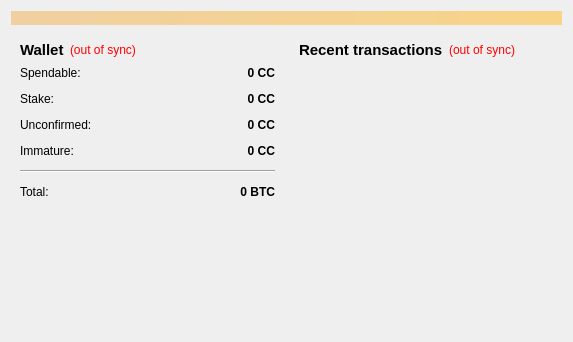
<?xml version="1.0" encoding="UTF-8"?>
<ui version="4.0">
 <class>OverviewPage</class>
 <widget class="QWidget" name="OverviewPage">
  <property name="geometry">
   <rect>
    <x>0</x>
    <y>0</y>
    <width>573</width>
    <height>342</height>
   </rect>
  </property>
  <property name="windowTitle">
   <string>Form</string>
  </property>
  <layout class="QVBoxLayout" name="topLayout">
   <item>
    <widget class="QLabel" name="labelAlerts">
     <property name="visible">
      <bool>false</bool>
     </property>
     <property name="styleSheet">
      <string notr="true">background-color: qlineargradient(x1: 0, y1: 0, x2: 1, y2: 0, stop:0 #F0D0A0, stop:1 #F8D488);  color:#000000
</string>
     </property>
     <property name="wordWrap">
      <bool>true</bool>
     </property>
     <property name="margin">
      <number>3</number>
     </property>
    </widget>
   </item>
   <item>
    <layout class="QHBoxLayout" name="horizontalLayout" stretch="1,1">
     <item>
      <layout class="QVBoxLayout" name="verticalLayout_2">
       <item>
        <widget class="QWidget" name="widget" native="true">
         <layout class="QVBoxLayout" name="verticalLayout_4">
          <item>
           <layout class="QHBoxLayout" name="horizontalLayout_4">
            <item>
             <widget class="QLabel" name="label_5">
              <property name="font">
               <font>
                <pointsize>11</pointsize>
                <weight>75</weight>
                <bold>true</bold>
               </font>
              </property>
              <property name="text">
               <string>Wallet</string>
              </property>
             </widget>
            </item>
            <item>
             <widget class="QLabel" name="labelWalletStatus">
              <property name="toolTip">
               <string>The displayed information may be out of date. Your wallet automatically synchronizes with the CM_CapitalName network after a connection is established, but this process has not completed yet.</string>
              </property>
              <property name="styleSheet">
               <string notr="true">QLabel { color: red; }</string>
              </property>
              <property name="text">
               <string notr="true">(out of sync)</string>
              </property>
              <property name="alignment">
               <set>Qt::AlignLeading|Qt::AlignLeft|Qt::AlignVCenter</set>
              </property>
             </widget>
            </item>
            <item>
             <spacer name="horizontalSpacer_2">
              <property name="orientation">
               <enum>Qt::Horizontal</enum>
              </property>
              <property name="sizeHint" stdset="0">
               <size>
                <width>40</width>
                <height>20</height>
               </size>
              </property>
             </spacer>
            </item>
           </layout>
          </item>
          <item>
           <layout class="QFormLayout" name="formLayout_2">
            <property name="fieldGrowthPolicy">
             <enum>QFormLayout::AllNonFixedFieldsGrow</enum>
            </property>
            <property name="horizontalSpacing">
             <number>12</number>
            </property>
            <property name="verticalSpacing">
             <number>12</number>
            </property>
            <item row="0" column="0">
             <widget class="QLabel" name="label">
              <property name="text">
               <string>Spendable:</string>
              </property>
             </widget>
            </item>
            <item row="0" column="1">
             <widget class="QLabel" name="labelBalance">
              <property name="font">
               <font>
                <weight>75</weight>
                <bold>true</bold>
               </font>
              </property>
              <property name="cursor">
               <cursorShape>IBeamCursor</cursorShape>
              </property>
              <property name="toolTip">
               <string>Your current spendable balance</string>
              </property>
              <property name="text">
               <string notr="true">0 CC</string>
              </property>
              <property name="alignment">
               <set>Qt::AlignRight|Qt::AlignTrailing|Qt::AlignVCenter</set>
              </property>
              <property name="textInteractionFlags">
               <set>Qt::LinksAccessibleByMouse|Qt::TextSelectableByKeyboard|Qt::TextSelectableByMouse</set>
              </property>
             </widget>
            </item>
            <item row="1" column="0">
             <widget class="QLabel" name="label_6">
              <property name="text">
               <string>Stake:</string>
              </property>
             </widget>
            </item>
            <item row="1" column="1">
             <widget class="QLabel" name="labelStake">
              <property name="font">
               <font>
                <weight>75</weight>
                <bold>true</bold>
               </font>
              </property>
              <property name="cursor">
               <cursorShape>IBeamCursor</cursorShape>
              </property>
              <property name="toolTip">
               <string>Total of coins that was staked, and do not yet count toward the current balance</string>
              </property>
              <property name="text">
               <string notr="true">0 CC</string>
              </property>
              <property name="alignment">
               <set>Qt::AlignRight|Qt::AlignTrailing|Qt::AlignVCenter</set>
              </property>
              <property name="textInteractionFlags">
               <set>Qt::LinksAccessibleByMouse|Qt::TextSelectableByKeyboard|Qt::TextSelectableByMouse</set>
              </property>
             </widget>
            </item>
            <item row="2" column="0">
             <widget class="QLabel" name="label_3">
              <property name="text">
               <string>Unconfirmed:</string>
              </property>
             </widget>
            </item>
            <item row="2" column="1">
             <widget class="QLabel" name="labelUnconfirmed">
              <property name="font">
               <font>
                <weight>75</weight>
                <bold>true</bold>
               </font>
              </property>
              <property name="cursor">
               <cursorShape>IBeamCursor</cursorShape>
              </property>
              <property name="toolTip">
               <string>Total of transactions that have yet to be confirmed, and do not yet count toward the current balance</string>
              </property>
              <property name="text">
               <string notr="true">0 CC</string>
              </property>
              <property name="alignment">
               <set>Qt::AlignRight|Qt::AlignTrailing|Qt::AlignVCenter</set>
              </property>
              <property name="textInteractionFlags">
               <set>Qt::LinksAccessibleByMouse|Qt::TextSelectableByKeyboard|Qt::TextSelectableByMouse</set>
              </property>
             </widget>
            </item>
            <item row="3" column="0">
             <widget class="QLabel" name="labelImmatureText">
              <property name="text">
               <string>Immature:</string>
              </property>
             </widget>
            </item>
            <item row="3" column="1">
             <widget class="QLabel" name="labelImmature">
              <property name="font">
               <font>
                <weight>75</weight>
                <bold>true</bold>
               </font>
              </property>
              <property name="toolTip">
               <string>Mined balance that has not yet matured</string>
              </property>
              <property name="text">
               <string notr="true">0 CC</string>
              </property>
              <property name="alignment">
               <set>Qt::AlignRight|Qt::AlignTrailing|Qt::AlignVCenter</set>
              </property>
              <property name="textInteractionFlags">
               <set>Qt::LinksAccessibleByMouse|Qt::TextSelectableByKeyboard|Qt::TextSelectableByMouse</set>
              </property>
             </widget>
            </item>
            <item row="4" column="0" colspan="2">
             <widget class="Line" name="line">
              <property name="orientation">
               <enum>Qt::Horizontal</enum>
              </property>
             </widget>
            </item>
            <item row="5" column="0">
             <widget class="QLabel" name="labelTotalText">
              <property name="text">
               <string>Total:</string>
              </property>
             </widget>
            </item>
            <item row="5" column="1">
             <widget class="QLabel" name="labelTotal">
              <property name="font">
               <font>
                <weight>75</weight>
                <bold>true</bold>
               </font>
              </property>
              <property name="cursor">
               <cursorShape>IBeamCursor</cursorShape>
              </property>
              <property name="toolTip">
               <string>Your current total balance</string>
              </property>
              <property name="text">
               <string notr="true">0 BTC</string>
              </property>
              <property name="alignment">
               <set>Qt::AlignRight|Qt::AlignTrailing|Qt::AlignVCenter</set>
              </property>
              <property name="textInteractionFlags">
               <set>Qt::LinksAccessibleByMouse|Qt::TextSelectableByKeyboard|Qt::TextSelectableByMouse</set>
              </property>
             </widget>
            </item>
           </layout>
          </item>
         </layout>
        </widget>
       </item>
       <item>
        <spacer name="verticalSpacer">
         <property name="orientation">
          <enum>Qt::Vertical</enum>
         </property>
         <property name="sizeHint" stdset="0">
          <size>
           <width>20</width>
           <height>40</height>
          </size>
         </property>
        </spacer>
       </item>
      </layout>
     </item>
     <item>
      <layout class="QVBoxLayout" name="verticalLayout_3">
       <item>
        <widget class="QWidget" name="widget_2" native="true">
         <layout class="QVBoxLayout" name="verticalLayout">
          <item>
           <layout class="QHBoxLayout" name="horizontalLayout_2">
            <item>
             <widget class="QLabel" name="label_4">
              <property name="font">
               <font>
                <pointsize>11</pointsize>
                <weight>75</weight>
                <bold>true</bold>
               </font>
              </property>
              <property name="text">
               <string>&lt;b&gt;Recent transactions&lt;/b&gt;</string>
              </property>
             </widget>
            </item>
            <item>
             <widget class="QLabel" name="labelTransactionsStatus">
              <property name="toolTip">
               <string>The displayed information may be out of date. Your wallet automatically synchronizes with the CM_CapitalName network after a connection is established, but this process has not completed yet.</string>
              </property>
              <property name="styleSheet">
               <string notr="true">QLabel { color: red; }</string>
              </property>
              <property name="text">
               <string notr="true">(out of sync)</string>
              </property>
              <property name="alignment">
               <set>Qt::AlignRight|Qt::AlignTrailing|Qt::AlignVCenter</set>
              </property>
             </widget>
            </item>
            <item>
             <spacer name="horizontalSpacer">
              <property name="orientation">
               <enum>Qt::Horizontal</enum>
              </property>
              <property name="sizeHint" stdset="0">
               <size>
                <width>40</width>
                <height>20</height>
               </size>
              </property>
             </spacer>
            </item>
           </layout>
          </item>
          <item>
           <widget class="QListView" name="listTransactions">
            <property name="styleSheet">
             <string notr="true">QListView { background: transparent; }</string>
            </property>
            <property name="frameShape">
             <enum>QFrame::NoFrame</enum>
            </property>
            <property name="verticalScrollBarPolicy">
             <enum>Qt::ScrollBarAlwaysOff</enum>
            </property>
            <property name="horizontalScrollBarPolicy">
             <enum>Qt::ScrollBarAlwaysOff</enum>
            </property>
            <property name="selectionMode">
             <enum>QAbstractItemView::NoSelection</enum>
            </property>
           </widget>
          </item>
         </layout>
        </widget>
       </item>
      </layout>
     </item>
    </layout>
   </item>
  </layout>
 </widget>
 <resources/>
 <connections/>
</ui>
